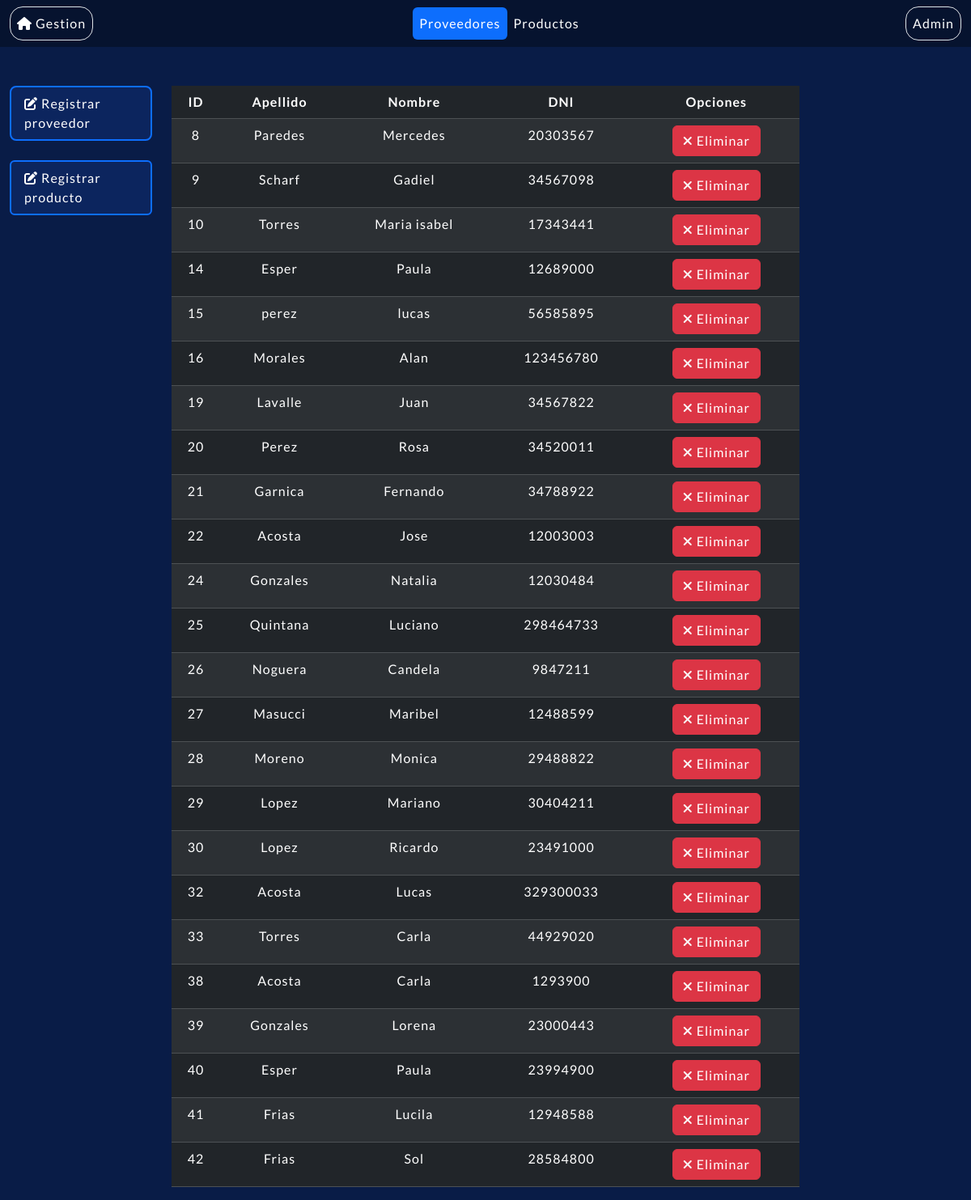
The app's page /, older data.
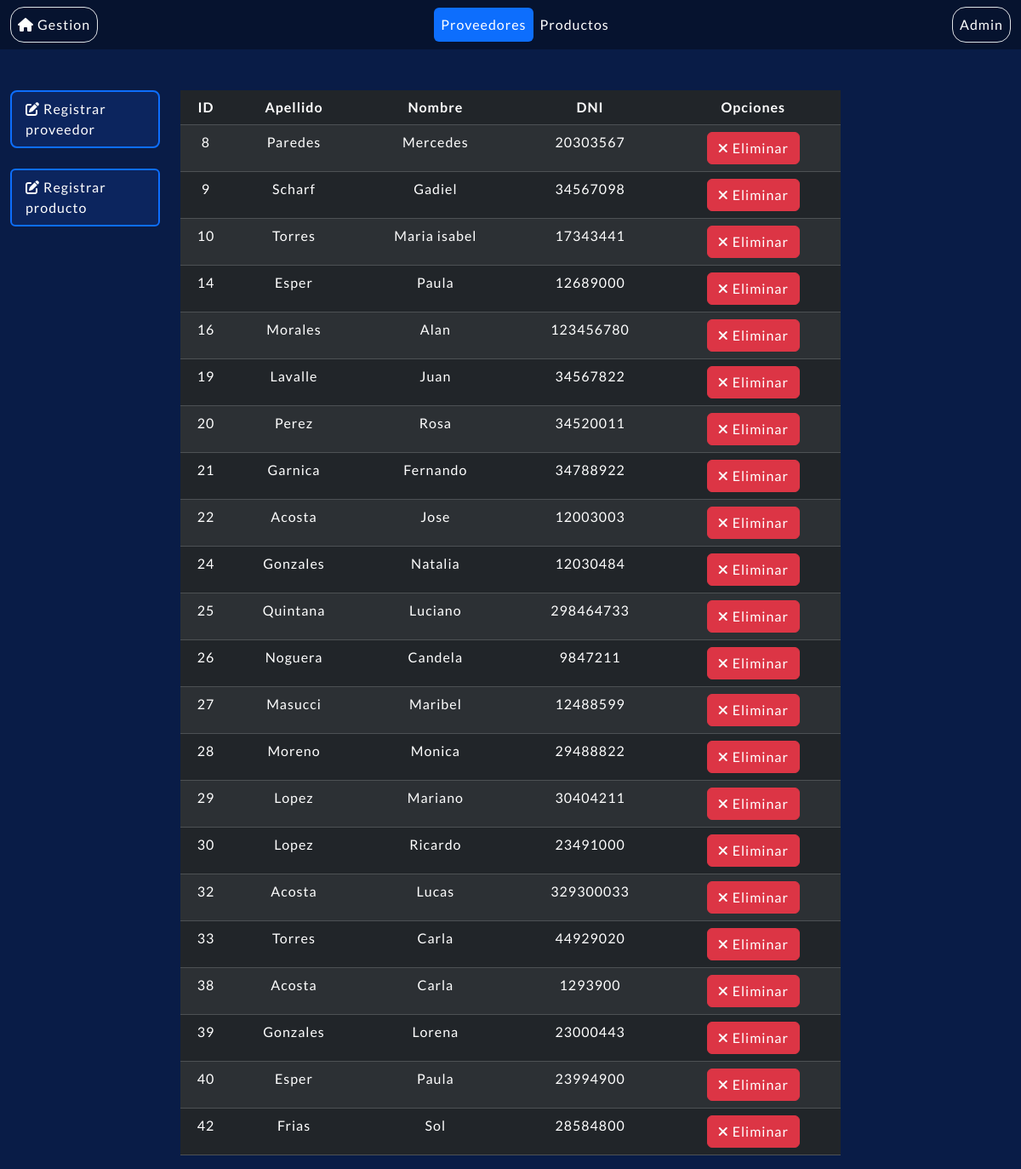
The same page, newer data.
### compra/models.py (models this page shows, shortened)
class Proveedor(models.Model):
    nombre = models.CharField(max_length=100)
    apellido = models.CharField(max_length=100)
    dni = models.IntegerField()
    class Meta:
        ordering=['id','apellido', 'nombre'] # Orden asc en apellido y nombre
        verbose_name_plural = 'Proveedores'

### compra/views.py (the view)
# urls.py: path('', views.readProveedores, name="Mostrar como inicio la lista de proveedores"),
def readProveedores(request):
    proveedores = Proveedor.objects.all()
    return render(request, 'lista_proveedores.html', {'proveedores': proveedores})

### compra/templates/lista_proveedores.html (shortened to what this page needs)
{% extends 'base_lista.html' %}
{% block navbar %}
<a class="nav-link active" aria-currente="page" href="/proveedores">Proveedores</a>
<a class="nav-link" href="/productos">Productos</a>
{% endblock %}
{% block table %}
<thead>
    <tr>
        <th>ID</th>
        <th>Apellido</th>
        <th>Nombre</th>
        <th>DNI</th>
        <th>Opciones</th>
    </tr>
</thead>
<tbody>
    {% for proveedor in proveedores %}
    <tr>
        <td>{{proveedor.id}}</td>
        <td>{{proveedor.apellido}}</td>
        <td>{{proveedor.nombre}}</td>
        <td>{{proveedor.dni}}</td>
        <td><a href="/proveedor/eliminar/{{proveedor.id}}" class="btn btn-danger"><i class="fa-solid fa-xmark" style="color: #fafafa;"></i> Eliminar</a></td>
    </tr>
    {% endfor %}
</tbody>
{% endblock %}

Row changes from the older to the newer data that the page shows:
removed Proveedor: id "15", apellido "perez", nombre "lucas", dni "56585895"
removed Proveedor: id "41", apellido "Frias", nombre "Lucila", dni "12948588"
